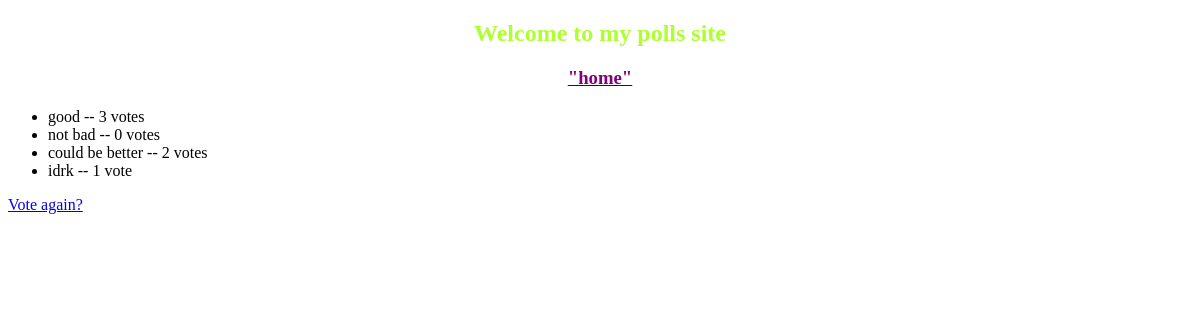
/polls/1/results/, run on an earlier commit of the app's database.
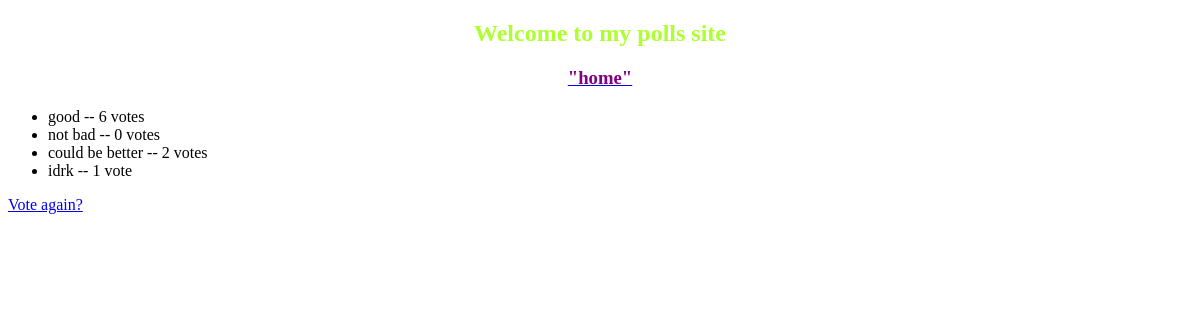
And on a later commit of the database.
### polls/models.py (models this page shows, shortened)
class Choice(models.Model):
    question = models.ForeignKey(Question, on_delete=models.CASCADE)
    choice_text = models.CharField(max_length=200)
    votes = models.IntegerField(default=0)

### polls/views.py (the view)
# urls.py: path('polls/<int:pk>/results/', views.ResultsView.as_view(), name='results'),
class ResultsView(generic.DetailView):
    model = Question
    template_name = 'results.html'

### templates/results.html (shortened to what this page needs)
{% extends 'base.html'%}
{% block content %}
<ul>
{% for choice in question.choice_set.all %}
    <li>{{ choice.choice_text }} -- {{ choice.votes }} vote{{ choice.votes|pluralize }}</li>
{% endfor %}
</ul>
<a href="{% url 'polls:detail' question.id %}">Vote again?</a>
{% endblock %}

What changed in the data, as far as the page shows it:
changed Choice "good": votes "3" → "6"
